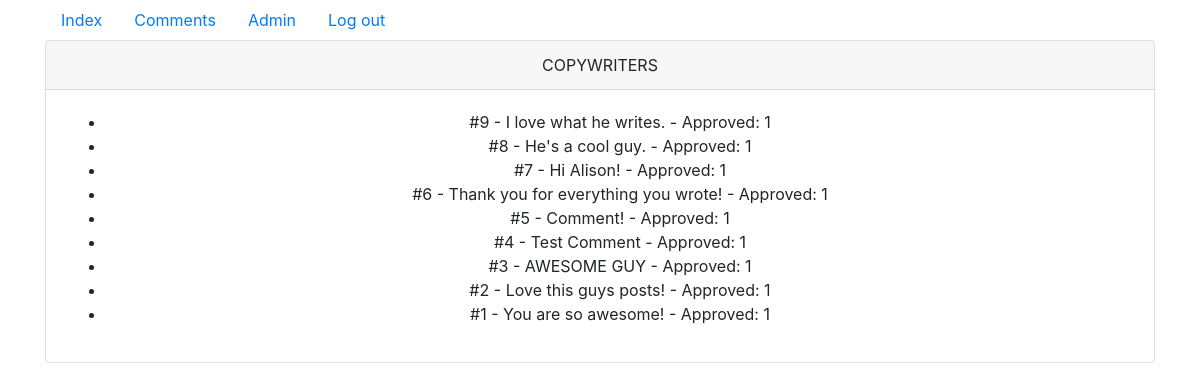
The app's page /admin/comments (signed in) with its own data.
### tables this page shows
CREATE TABLE `comment` (
  `id` int(11) NOT NULL,
  `copywriter_id` int(11) NOT NULL,
  `name` text NOT NULL,
  `body` text NOT NULL,
  `approved` tinyint(1) NOT NULL DEFAULT '0'
);

### modules.php (called while the page is built, shortened)
<?php
function view($viewName, $data = [], $extra = []) {
    extract($data);
    return require_once 'views/' . $viewName . '.view.php';
}

### controllers/AdminController.php (called while the page is built, shortened)
<?php
class AdminController {
    public function comments() {
        $comments = new Comment();
        $data = $comments->index();
        return view('admin/comments', $data);
    }
}

### Router.php (called while the page is built, shortened)
<?php
class Router {
    public $uri;
    public $action;
    public $parameters;
    public function route() {
        $this->request = new Request();
        $this->uri = $this->trim($this->request->uri);
    }
    public function trim($uri) {
        return trim($uri, '/');
    }
    public function getParameters()
    {
        $parameters = explode('/', $this->uri);
        if (isset($parameters[1])) {
            $this->action = $parameters[1];
            } else $this->action = 'index';
        if (isset($parameters[2])) {
            $this->parameters = $parameters[2];
        } else $this->parameters = '';
    }
    public function direct() {
        $action = $this->action;
        $controller = new $controller;
        $controller->$action($this->parameters);
    }
}

### models/Model.php (called while the page is built)
<?php
class Model {
    public function db()
    {
        $host = 'localhost';
        $db = 'cws';
        $user = 'root';
        $pass = '';
        $dsn = "mysql:host=$host;dbname=$db;";
        $options = [
            PDO::ATTR_ERRMODE            => PDO::ERRMODE_EXCEPTION,
            PDO::ATTR_DEFAULT_FETCH_MODE => PDO::FETCH_OBJ,
            PDO::ATTR_EMULATE_PREPARES   => false,
        ];
        try {
            $pdo = new PDO($dsn, $user, $pass, $options);
            return $pdo;
        } catch (\PDOException $e) {
            throw new \PDOException($e->getMessage(), (int)$e->getCode());
        }
    }
}

### models/Comment.php (called while the page is built, shortened)
<?php
class Comment extends Model {
    public function index() {
        $res = $this->db()
            ->query("SELECT * FROM comment ORDER BY id DESC")->fetchAll(PDO::FETCH_OBJ);
        return $res;
    }
}

### views/admin/comments.view.php (the view, shortened to what this page needs)
<ul>
<?php
foreach ($data as $comment) { ?>
    <li>#<?=$comment->id?> - <?=$comment->body?> - Approved: <?=$comment->approved?>
    </li>
<?php }
?>
</ul>

### records on screen
comment: id "9", body "I love what he writes.", approved "1"
comment: id "8", body "He's a cool guy.", approved "1"
comment: id "7", body "Hi Alison!", approved "1"
comment: id "6", body "Thank you for everything you wrote!", approved "1"
comment: id "5", body "Comment!", approved "1"
comment: id "4", body "Test Comment", approved "1"
comment: id "3", body "AWESOME GUY", approved "1"
comment: id "2", body "Love this guys posts!", approved "1"
comment: id "1", body "You are so awesome!", approved "1"
